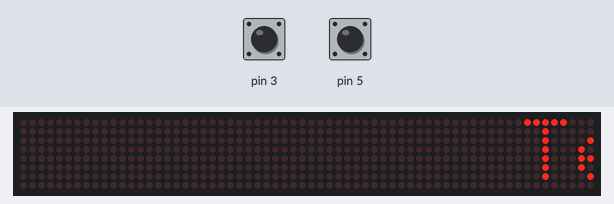
A sketch run on a simulated Arduino Uno, built with avr-gcc and run on an emulated ATmega328P. Parts: 64×8 LED matrix. The test bench sets the inputs (shaded band); at power-on: pin 3 HIGH, pin 5 HIGH. What the sketch prints to the serial monitor is not drawn.

Above: at 1.2 s.
1.3 s: pin 3 pulled LOW for 0.15 s
At 1.65 s:
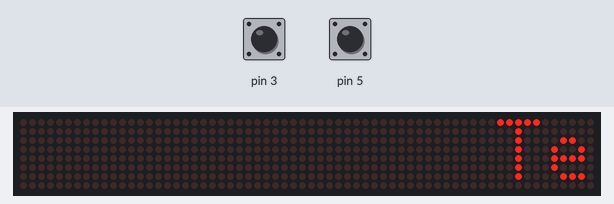
3.0 s: pin 5 pulled LOW for 0.15 s
At 4.69 s:
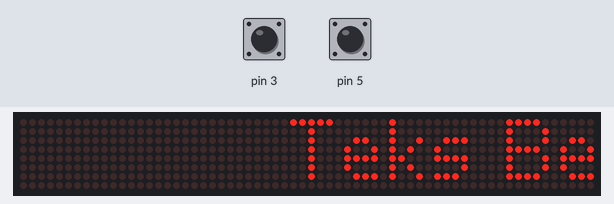
4.7 s: pin 3 pulled LOW for 1 s
At 5.76 s:
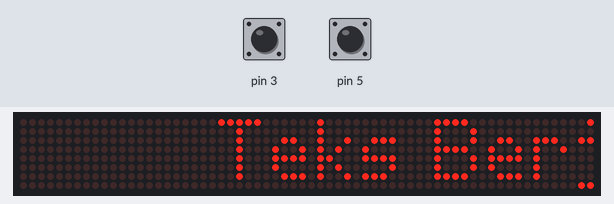
7.2 s: pin 5 pulled LOW for 1 s
At 8.48 s:
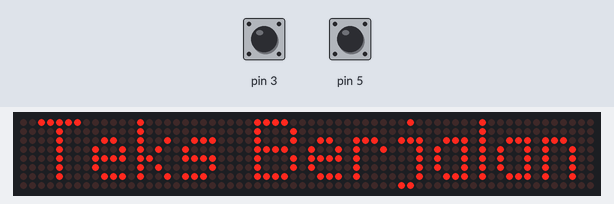

The sketch:

TUGAS_DSD.ino
```cpp
// Use the Parola library to scroll text on the display
//
// Demonstrates the use of the scrolling function to display text received
// from the serial interface
//
// User can enter text on the serial monitor and this will display as a
// scrolling message on the display.
// Speed for the display is controlled by a pot on SPEED_IN analog in.
// Scrolling direction is controlled by a switch on DIRECTION_SET digital in.
// Invert ON/OFF is set by a switch on INVERT_SET digital in.
//
// UISwitch library can be found at https://github.com/MajicDesigns/MD_UISwitch
// MD_MAX72XX library can be found at https://github.com/MajicDesigns/MD_MAX72XX
//

#include <MD_Parola.h>
#include <MD_MAX72xx.h>
#include <SPI.h>

// set to 1 if we are implementing the user interface pot, switch, etc
#define USE_UI_CONTROL 0

#if USE_UI_CONTROL
#include <MD_UISwitch.h>
#endif

// Turn on debug statements to the serial output
#define DEBUG 0

#if DEBUG
#define PRINT(s, x) { Serial.print(F(s)); Serial.print(x); }
#define PRINTS(x) Serial.print(F(x))
#define PRINTX(x) Serial.println(x, HEX)
#else
#define PRINT(s, x)
#define PRINTS(x)
#define PRINTX(x)
#endif

// Define the number of devices we have in the chain and the hardware interface
// NOTE: These pin numbers will probably not work with your hardware and may
// need to be adapted
#define HARDWARE_TYPE MD_MAX72XX::FC16_HW
#define MAX_DEVICES 8
#define CLK_PIN   13
#define DATA_PIN  11
#define CS_PIN    10

// HARDWARE SPI
MD_Parola P = MD_Parola(HARDWARE_TYPE, CS_PIN, MAX_DEVICES);
// SOFTWARE SPI
//MD_Parola P = MD_Parola(HARDWARE_TYPE, DATA_PIN, CLK_PIN, CS_PIN, MAX_DEVICES);

// Scrolling parameters
#if USE_UI_CONTROL
const uint8_t SPEED_IN = A5;
const uint8_t DIRECTION_SET = 8;  // change the effect
const uint8_t INVERT_SET = 9;     // change the invert

const uint8_t SPEED_DEADBAND = 5;
#endif // USE_UI_CONTROL

uint8_t scrollSpeed = 125;    // default frame delay value
textEffect_t scrollEffect = PA_SCROLL_LEFT;
textPosition_t scrollAlign = PA_CENTER;
uint16_t scrollPause = 250; // in milliseconds

// Global message buffers shared by Serial and Scrolling functions
#define	BUF_SIZE	150
char curMessage[BUF_SIZE] = { "Teks Berjalan" };
char newMessage[BUF_SIZE] = { "Teks Berjalan" };
bool newMessageAvailable = true;
int contrast = 0; // atur kecerahan
volatile boolean buttonA = false;
volatile boolean buttonC = false;
boolean StateOfbuttonA = 0;
boolean StateOfbuttonC = 0;
boolean NewStateOfbuttonA = 0;
boolean NewStateOfbuttonC = 0;
#if USE_UI_CONTROL
MD_UISwitch_Digital uiDirection(DIRECTION_SET);
MD_UISwitch_Digital uiInvert(INVERT_SET);

void doUI(void)
{
  // set the speed if it has changed
  {
    int16_t speed = map(analogRead(SPEED_IN), 0, 1023, 10, 150);

    if ((speed >= ((int16_t)P.getSpeed() + SPEED_DEADBAND)) ||
      (speed <= ((int16_t)P.getSpeed() - SPEED_DEADBAND)))
    {
      P.setSpeed(speed);
      scrollSpeed = speed;
      PRINT("\nChanged speed to ", P.getSpeed());
    }
  }

  if (uiDirection.read() == MD_UISwitch::KEY_PRESS) // SCROLL DIRECTION
  {
    PRINTS("\nChanging scroll direction");
    scrollEffect = (scrollEffect == PA_SCROLL_LEFT ? PA_SCROLL_RIGHT : PA_SCROLL_LEFT);
    P.setTextEffect(scrollEffect, scrollEffect);
    P.displayClear();
    P.displayReset();
  }

  if (uiInvert.read() == MD_UISwitch::KEY_PRESS)  // INVERT MODE
  {
    PRINTS("\nChanging invert mode");
    P.setInvert(!P.getInvert());
  }
}
#endif // USE_UI_CONTROL

void readSerial(void)
{
  static char *cp = newMessage;

  while (Serial.available())
  {
    *cp = (char)Serial.read();
    if ((*cp == '\n') || (cp - newMessage >= BUF_SIZE-2)) // end of message character or full buffer
    {
      *cp = '\0'; // end the string
      // restart the index for next filling spree and flag we have a message waiting
      cp = newMessage;
      newMessageAvailable = true;
    }
    else  // move char pointer to next position
      cp++;
  }
}

void setup()
{
  pinMode(3, INPUT_PULLUP);
  pinMode(5, INPUT_PULLUP);
#if USE_UI_CONTROL
  uiDirection.begin();
  uiInvert.begin();
  pinMode(SPEED_IN, INPUT);

  doUI();
#endif // USE_UI_CONTROL

  P.begin();
  P.displayText(curMessage, scrollAlign, scrollSpeed, scrollPause, scrollEffect, scrollEffect);
  Serial.begin(9600);
}

void loop()
{
  Serial.println(curMessage);
  delay (scrollSpeed);
  P.setIntensity(contrast);
  NewStateOfbuttonA = digitalRead(3);
  NewStateOfbuttonC = digitalRead(5);
  buttonAisPressed();
  buttonCisPressed();

  if (buttonA) {
    buttonA = false;
    contrast++;
    if (contrast >= 51 ) {
    contrast = 50;
  }
    }
      if (buttonC) {
    buttonC = false;
    contrast--;
    if (contrast <= 0 ) {
    contrast = 0;
  }
    }
  #if USE_UI_CONTROL
    doUI();
  #endif // USE_UI_CONTROL

    if (P.displayAnimate())
    {
      if (newMessageAvailable)
      {
        strcpy(curMessage, newMessage);
        newMessageAvailable = false;
      }
      P.displayReset();
    }
    readSerial();
}
 void buttonAisPressed()
  {
    if (NewStateOfbuttonA != StateOfbuttonA)
  {
    if (NewStateOfbuttonA == 0)
    {
      buttonA=true;
    }
    delay(50);
  }
   StateOfbuttonA = NewStateOfbuttonA;
  }
void buttonCisPressed()
{
   if (NewStateOfbuttonC != StateOfbuttonC)
  {
    if (NewStateOfbuttonC == 0) {
      buttonC=true;
    }
    delay(50);
  }
   StateOfbuttonC = NewStateOfbuttonC;
}
```
